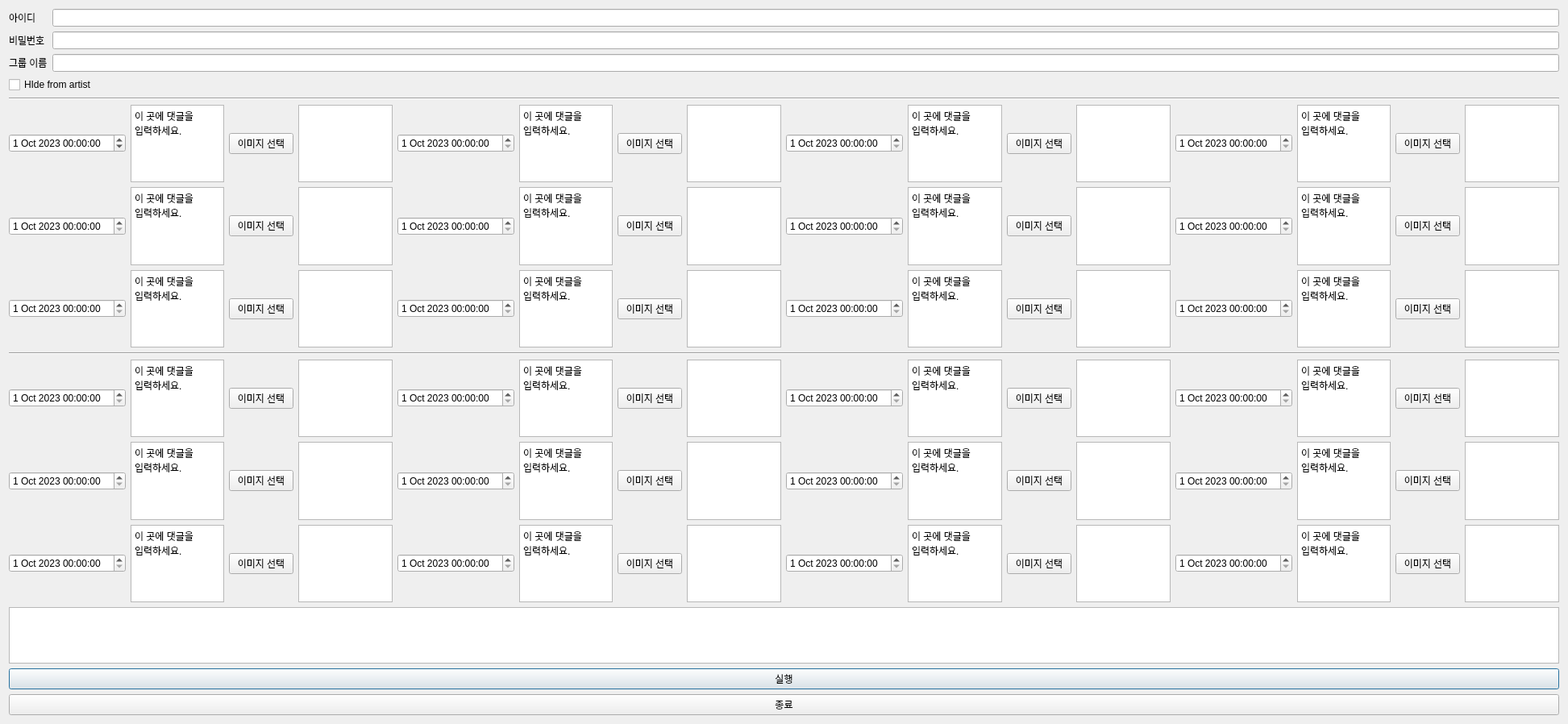
<?xml version="1.0" encoding="UTF-8"?>
<ui version="4.0">
 <class>Dialog</class>
 <widget class="QDialog" name="Dialog">
  <property name="geometry">
   <rect>
    <x>0</x>
    <y>0</y>
    <width>1945</width>
    <height>898</height>
   </rect>
  </property>
  <property name="windowTitle">
   <string>Dialog</string>
  </property>
  <layout class="QGridLayout" name="gridLayout">
   <item row="0" column="0">
    <layout class="QGridLayout" name="gridLayout_2">
     <item row="0" column="0">
      <layout class="QFormLayout" name="formLayout">
       <item row="0" column="0">
        <widget class="QLabel" name="label">
         <property name="text">
          <string>아이디</string>
         </property>
        </widget>
       </item>
       <item row="0" column="1">
        <widget class="QLineEdit" name="id"/>
       </item>
       <item row="1" column="0">
        <widget class="QLabel" name="label_2">
         <property name="text">
          <string>비밀번호</string>
         </property>
        </widget>
       </item>
       <item row="1" column="1">
        <widget class="QLineEdit" name="pw"/>
       </item>
       <item row="2" column="0">
        <widget class="QLabel" name="label_3">
         <property name="text">
          <string>그룹 이름</string>
         </property>
        </widget>
       </item>
       <item row="2" column="1">
        <widget class="QLineEdit" name="group"/>
       </item>
      </layout>
     </item>
     <item row="2" column="0">
      <widget class="Line" name="line">
       <property name="orientation">
        <enum>Qt::Horizontal</enum>
       </property>
      </widget>
     </item>
     <item row="6" column="0">
      <layout class="QVBoxLayout" name="verticalLayout_2">
       <item>
        <widget class="QPushButton" name="start_btn">
         <property name="text">
          <string>실행</string>
         </property>
        </widget>
       </item>
       <item>
        <widget class="QPushButton" name="close_btn">
         <property name="text">
          <string>종료</string>
         </property>
        </widget>
       </item>
      </layout>
     </item>
     <item row="5" column="0">
      <widget class="QTextBrowser" name="textBrowser"/>
     </item>
     <item row="4" column="0">
      <layout class="QVBoxLayout" name="verticalLayout">
       <item>
        <layout class="QHBoxLayout" name="horizontalLayout_2">
         <item>
          <layout class="QGridLayout" name="gridLayout_3">
           <item row="0" column="1">
            <widget class="QTextEdit" name="comment_1">
             <property name="html">
              <string>&lt;!DOCTYPE HTML PUBLIC &quot;-//W3C//DTD HTML 4.0//EN&quot; &quot;http://www.w3.org/TR/REC-html40/strict.dtd&quot;&gt;
&lt;html&gt;&lt;head&gt;&lt;meta name=&quot;qrichtext&quot; content=&quot;1&quot; /&gt;&lt;style type=&quot;text/css&quot;&gt;
p, li { white-space: pre-wrap; }
&lt;/style&gt;&lt;/head&gt;&lt;body style=&quot; font-family:'Gulim'; font-size:9pt; font-weight:400; font-style:normal;&quot;&gt;
&lt;p style=&quot; margin-top:0px; margin-bottom:0px; margin-left:0px; margin-right:0px; -qt-block-indent:0; text-indent:0px;&quot;&gt;이 곳에 댓글을 입력하세요.&lt;/p&gt;&lt;/body&gt;&lt;/html&gt;</string>
             </property>
            </widget>
           </item>
           <item row="1" column="1">
            <widget class="QTextEdit" name="comment_2">
             <property name="html">
              <string>&lt;!DOCTYPE HTML PUBLIC &quot;-//W3C//DTD HTML 4.0//EN&quot; &quot;http://www.w3.org/TR/REC-html40/strict.dtd&quot;&gt;
&lt;html&gt;&lt;head&gt;&lt;meta name=&quot;qrichtext&quot; content=&quot;1&quot; /&gt;&lt;style type=&quot;text/css&quot;&gt;
p, li { white-space: pre-wrap; }
&lt;/style&gt;&lt;/head&gt;&lt;body style=&quot; font-family:'Gulim'; font-size:9pt; font-weight:400; font-style:normal;&quot;&gt;
&lt;p style=&quot; margin-top:0px; margin-bottom:0px; margin-left:0px; margin-right:0px; -qt-block-indent:0; text-indent:0px;&quot;&gt;이 곳에 댓글을 입력하세요.&lt;/p&gt;&lt;/body&gt;&lt;/html&gt;</string>
             </property>
            </widget>
           </item>
           <item row="2" column="1">
            <widget class="QTextEdit" name="comment_3">
             <property name="html">
              <string>&lt;!DOCTYPE HTML PUBLIC &quot;-//W3C//DTD HTML 4.0//EN&quot; &quot;http://www.w3.org/TR/REC-html40/strict.dtd&quot;&gt;
&lt;html&gt;&lt;head&gt;&lt;meta name=&quot;qrichtext&quot; content=&quot;1&quot; /&gt;&lt;style type=&quot;text/css&quot;&gt;
p, li { white-space: pre-wrap; }
&lt;/style&gt;&lt;/head&gt;&lt;body style=&quot; font-family:'Gulim'; font-size:9pt; font-weight:400; font-style:normal;&quot;&gt;
&lt;p style=&quot; margin-top:0px; margin-bottom:0px; margin-left:0px; margin-right:0px; -qt-block-indent:0; text-indent:0px;&quot;&gt;이 곳에 댓글을 입력하세요.&lt;/p&gt;&lt;/body&gt;&lt;/html&gt;</string>
             </property>
            </widget>
           </item>
           <item row="1" column="0">
            <widget class="QDateTimeEdit" name="dateTimeEdit_2">
             <property name="date">
              <date>
               <year>2023</year>
               <month>10</month>
               <day>1</day>
              </date>
             </property>
            </widget>
           </item>
           <item row="1" column="3">
            <widget class="QTextBrowser" name="path_board_2"/>
           </item>
           <item row="0" column="0">
            <widget class="QDateTimeEdit" name="dateTimeEdit_1">
             <property name="date">
              <date>
               <year>2023</year>
               <month>10</month>
               <day>1</day>
              </date>
             </property>
             <property name="currentSection">
              <enum>QDateTimeEdit::YearSection</enum>
             </property>
            </widget>
           </item>
           <item row="1" column="2">
            <widget class="QPushButton" name="file_path_2">
             <property name="text">
              <string>이미지 선택</string>
             </property>
            </widget>
           </item>
           <item row="0" column="3">
            <widget class="QTextBrowser" name="path_board_1"/>
           </item>
           <item row="0" column="2">
            <widget class="QPushButton" name="file_path_1">
             <property name="text">
              <string>이미지 선택</string>
             </property>
            </widget>
           </item>
           <item row="2" column="0">
            <widget class="QDateTimeEdit" name="dateTimeEdit_3">
             <property name="date">
              <date>
               <year>2023</year>
               <month>10</month>
               <day>1</day>
              </date>
             </property>
            </widget>
           </item>
           <item row="2" column="3">
            <widget class="QTextBrowser" name="path_board_3"/>
           </item>
           <item row="2" column="2">
            <widget class="QPushButton" name="file_path_3">
             <property name="text">
              <string>이미지 선택</string>
             </property>
            </widget>
           </item>
          </layout>
         </item>
         <item>
          <layout class="QGridLayout" name="gridLayout_4">
           <item row="0" column="3">
            <widget class="QTextBrowser" name="path_board_4"/>
           </item>
           <item row="2" column="2">
            <widget class="QPushButton" name="file_path_6">
             <property name="text">
              <string>이미지 선택</string>
             </property>
            </widget>
           </item>
           <item row="2" column="3">
            <widget class="QTextBrowser" name="path_board_6"/>
           </item>
           <item row="2" column="0">
            <widget class="QDateTimeEdit" name="dateTimeEdit_6">
             <property name="date">
              <date>
               <year>2023</year>
               <month>10</month>
               <day>1</day>
              </date>
             </property>
            </widget>
           </item>
           <item row="0" column="2">
            <widget class="QPushButton" name="file_path_4">
             <property name="text">
              <string>이미지 선택</string>
             </property>
            </widget>
           </item>
           <item row="1" column="3">
            <widget class="QTextBrowser" name="path_board_5"/>
           </item>
           <item row="0" column="0">
            <widget class="QDateTimeEdit" name="dateTimeEdit_4">
             <property name="date">
              <date>
               <year>2023</year>
               <month>10</month>
               <day>1</day>
              </date>
             </property>
            </widget>
           </item>
           <item row="1" column="0">
            <widget class="QDateTimeEdit" name="dateTimeEdit_5">
             <property name="date">
              <date>
               <year>2023</year>
               <month>10</month>
               <day>1</day>
              </date>
             </property>
            </widget>
           </item>
           <item row="1" column="2">
            <widget class="QPushButton" name="file_path_5">
             <property name="text">
              <string>이미지 선택</string>
             </property>
            </widget>
           </item>
           <item row="0" column="1">
            <widget class="QTextEdit" name="comment_4">
             <property name="html">
              <string>&lt;!DOCTYPE HTML PUBLIC &quot;-//W3C//DTD HTML 4.0//EN&quot; &quot;http://www.w3.org/TR/REC-html40/strict.dtd&quot;&gt;
&lt;html&gt;&lt;head&gt;&lt;meta name=&quot;qrichtext&quot; content=&quot;1&quot; /&gt;&lt;style type=&quot;text/css&quot;&gt;
p, li { white-space: pre-wrap; }
&lt;/style&gt;&lt;/head&gt;&lt;body style=&quot; font-family:'Gulim'; font-size:9pt; font-weight:400; font-style:normal;&quot;&gt;
&lt;p style=&quot; margin-top:0px; margin-bottom:0px; margin-left:0px; margin-right:0px; -qt-block-indent:0; text-indent:0px;&quot;&gt;이 곳에 댓글을 입력하세요.&lt;/p&gt;&lt;/body&gt;&lt;/html&gt;</string>
             </property>
            </widget>
           </item>
           <item row="1" column="1">
            <widget class="QTextEdit" name="comment_5">
             <property name="html">
              <string>&lt;!DOCTYPE HTML PUBLIC &quot;-//W3C//DTD HTML 4.0//EN&quot; &quot;http://www.w3.org/TR/REC-html40/strict.dtd&quot;&gt;
&lt;html&gt;&lt;head&gt;&lt;meta name=&quot;qrichtext&quot; content=&quot;1&quot; /&gt;&lt;style type=&quot;text/css&quot;&gt;
p, li { white-space: pre-wrap; }
&lt;/style&gt;&lt;/head&gt;&lt;body style=&quot; font-family:'Gulim'; font-size:9pt; font-weight:400; font-style:normal;&quot;&gt;
&lt;p style=&quot; margin-top:0px; margin-bottom:0px; margin-left:0px; margin-right:0px; -qt-block-indent:0; text-indent:0px;&quot;&gt;이 곳에 댓글을 입력하세요.&lt;/p&gt;&lt;/body&gt;&lt;/html&gt;</string>
             </property>
            </widget>
           </item>
           <item row="2" column="1">
            <widget class="QTextEdit" name="comment_6">
             <property name="html">
              <string>&lt;!DOCTYPE HTML PUBLIC &quot;-//W3C//DTD HTML 4.0//EN&quot; &quot;http://www.w3.org/TR/REC-html40/strict.dtd&quot;&gt;
&lt;html&gt;&lt;head&gt;&lt;meta name=&quot;qrichtext&quot; content=&quot;1&quot; /&gt;&lt;style type=&quot;text/css&quot;&gt;
p, li { white-space: pre-wrap; }
&lt;/style&gt;&lt;/head&gt;&lt;body style=&quot; font-family:'Gulim'; font-size:9pt; font-weight:400; font-style:normal;&quot;&gt;
&lt;p style=&quot; margin-top:0px; margin-bottom:0px; margin-left:0px; margin-right:0px; -qt-block-indent:0; text-indent:0px;&quot;&gt;이 곳에 댓글을 입력하세요.&lt;/p&gt;&lt;/body&gt;&lt;/html&gt;</string>
             </property>
            </widget>
           </item>
          </layout>
         </item>
         <item>
          <layout class="QGridLayout" name="gridLayout_5">
           <item row="1" column="2">
            <widget class="QPushButton" name="file_path_8">
             <property name="text">
              <string>이미지 선택</string>
             </property>
            </widget>
           </item>
           <item row="1" column="3">
            <widget class="QTextBrowser" name="path_board_8"/>
           </item>
           <item row="1" column="0">
            <widget class="QDateTimeEdit" name="dateTimeEdit_8">
             <property name="date">
              <date>
               <year>2023</year>
               <month>10</month>
               <day>1</day>
              </date>
             </property>
            </widget>
           </item>
           <item row="0" column="3">
            <widget class="QTextBrowser" name="path_board_7"/>
           </item>
           <item row="0" column="2">
            <widget class="QPushButton" name="file_path_7">
             <property name="text">
              <string>이미지 선택</string>
             </property>
            </widget>
           </item>
           <item row="0" column="0">
            <widget class="QDateTimeEdit" name="dateTimeEdit_7">
             <property name="date">
              <date>
               <year>2023</year>
               <month>10</month>
               <day>1</day>
              </date>
             </property>
            </widget>
           </item>
           <item row="2" column="0">
            <widget class="QDateTimeEdit" name="dateTimeEdit_9">
             <property name="date">
              <date>
               <year>2023</year>
               <month>10</month>
               <day>1</day>
              </date>
             </property>
            </widget>
           </item>
           <item row="2" column="2">
            <widget class="QPushButton" name="file_path_9">
             <property name="text">
              <string>이미지 선택</string>
             </property>
            </widget>
           </item>
           <item row="2" column="3">
            <widget class="QTextBrowser" name="path_board_9"/>
           </item>
           <item row="0" column="1">
            <widget class="QTextEdit" name="comment_7">
             <property name="html">
              <string>&lt;!DOCTYPE HTML PUBLIC &quot;-//W3C//DTD HTML 4.0//EN&quot; &quot;http://www.w3.org/TR/REC-html40/strict.dtd&quot;&gt;
&lt;html&gt;&lt;head&gt;&lt;meta name=&quot;qrichtext&quot; content=&quot;1&quot; /&gt;&lt;style type=&quot;text/css&quot;&gt;
p, li { white-space: pre-wrap; }
&lt;/style&gt;&lt;/head&gt;&lt;body style=&quot; font-family:'Gulim'; font-size:9pt; font-weight:400; font-style:normal;&quot;&gt;
&lt;p style=&quot; margin-top:0px; margin-bottom:0px; margin-left:0px; margin-right:0px; -qt-block-indent:0; text-indent:0px;&quot;&gt;이 곳에 댓글을 입력하세요.&lt;/p&gt;&lt;/body&gt;&lt;/html&gt;</string>
             </property>
            </widget>
           </item>
           <item row="1" column="1">
            <widget class="QTextEdit" name="comment_8">
             <property name="html">
              <string>&lt;!DOCTYPE HTML PUBLIC &quot;-//W3C//DTD HTML 4.0//EN&quot; &quot;http://www.w3.org/TR/REC-html40/strict.dtd&quot;&gt;
&lt;html&gt;&lt;head&gt;&lt;meta name=&quot;qrichtext&quot; content=&quot;1&quot; /&gt;&lt;style type=&quot;text/css&quot;&gt;
p, li { white-space: pre-wrap; }
&lt;/style&gt;&lt;/head&gt;&lt;body style=&quot; font-family:'Gulim'; font-size:9pt; font-weight:400; font-style:normal;&quot;&gt;
&lt;p style=&quot; margin-top:0px; margin-bottom:0px; margin-left:0px; margin-right:0px; -qt-block-indent:0; text-indent:0px;&quot;&gt;이 곳에 댓글을 입력하세요.&lt;/p&gt;&lt;/body&gt;&lt;/html&gt;</string>
             </property>
            </widget>
           </item>
           <item row="2" column="1">
            <widget class="QTextEdit" name="comment_9">
             <property name="html">
              <string>&lt;!DOCTYPE HTML PUBLIC &quot;-//W3C//DTD HTML 4.0//EN&quot; &quot;http://www.w3.org/TR/REC-html40/strict.dtd&quot;&gt;
&lt;html&gt;&lt;head&gt;&lt;meta name=&quot;qrichtext&quot; content=&quot;1&quot; /&gt;&lt;style type=&quot;text/css&quot;&gt;
p, li { white-space: pre-wrap; }
&lt;/style&gt;&lt;/head&gt;&lt;body style=&quot; font-family:'Gulim'; font-size:9pt; font-weight:400; font-style:normal;&quot;&gt;
&lt;p style=&quot; margin-top:0px; margin-bottom:0px; margin-left:0px; margin-right:0px; -qt-block-indent:0; text-indent:0px;&quot;&gt;이 곳에 댓글을 입력하세요.&lt;/p&gt;&lt;/body&gt;&lt;/html&gt;</string>
             </property>
            </widget>
           </item>
          </layout>
         </item>
         <item>
          <layout class="QGridLayout" name="gridLayout_6">
           <item row="0" column="3">
            <widget class="QTextBrowser" name="path_board_10"/>
           </item>
           <item row="0" column="2">
            <widget class="QPushButton" name="file_path_10">
             <property name="text">
              <string>이미지 선택</string>
             </property>
            </widget>
           </item>
           <item row="1" column="2">
            <widget class="QPushButton" name="file_path_11">
             <property name="text">
              <string>이미지 선택</string>
             </property>
            </widget>
           </item>
           <item row="1" column="0">
            <widget class="QDateTimeEdit" name="dateTimeEdit_11">
             <property name="date">
              <date>
               <year>2023</year>
               <month>10</month>
               <day>1</day>
              </date>
             </property>
            </widget>
           </item>
           <item row="1" column="3">
            <widget class="QTextBrowser" name="path_board_11"/>
           </item>
           <item row="2" column="0">
            <widget class="QDateTimeEdit" name="dateTimeEdit_12">
             <property name="date">
              <date>
               <year>2023</year>
               <month>10</month>
               <day>1</day>
              </date>
             </property>
            </widget>
           </item>
           <item row="2" column="3">
            <widget class="QTextBrowser" name="path_board_12"/>
           </item>
           <item row="2" column="2">
            <widget class="QPushButton" name="file_path_12">
             <property name="text">
              <string>이미지 선택</string>
             </property>
            </widget>
           </item>
           <item row="0" column="0">
            <widget class="QDateTimeEdit" name="dateTimeEdit_10">
             <property name="date">
              <date>
               <year>2023</year>
               <month>10</month>
               <day>1</day>
              </date>
             </property>
            </widget>
           </item>
           <item row="0" column="1">
            <widget class="QTextEdit" name="comment_10">
             <property name="html">
              <string>&lt;!DOCTYPE HTML PUBLIC &quot;-//W3C//DTD HTML 4.0//EN&quot; &quot;http://www.w3.org/TR/REC-html40/strict.dtd&quot;&gt;
&lt;html&gt;&lt;head&gt;&lt;meta name=&quot;qrichtext&quot; content=&quot;1&quot; /&gt;&lt;style type=&quot;text/css&quot;&gt;
p, li { white-space: pre-wrap; }
&lt;/style&gt;&lt;/head&gt;&lt;body style=&quot; font-family:'Gulim'; font-size:9pt; font-weight:400; font-style:normal;&quot;&gt;
&lt;p style=&quot; margin-top:0px; margin-bottom:0px; margin-left:0px; margin-right:0px; -qt-block-indent:0; text-indent:0px;&quot;&gt;이 곳에 댓글을 입력하세요.&lt;/p&gt;&lt;/body&gt;&lt;/html&gt;</string>
             </property>
            </widget>
           </item>
           <item row="1" column="1">
            <widget class="QTextEdit" name="comment_11">
             <property name="html">
              <string>&lt;!DOCTYPE HTML PUBLIC &quot;-//W3C//DTD HTML 4.0//EN&quot; &quot;http://www.w3.org/TR/REC-html40/strict.dtd&quot;&gt;
&lt;html&gt;&lt;head&gt;&lt;meta name=&quot;qrichtext&quot; content=&quot;1&quot; /&gt;&lt;style type=&quot;text/css&quot;&gt;
p, li { white-space: pre-wrap; }
&lt;/style&gt;&lt;/head&gt;&lt;body style=&quot; font-family:'Gulim'; font-size:9pt; font-weight:400; font-style:normal;&quot;&gt;
&lt;p style=&quot; margin-top:0px; margin-bottom:0px; margin-left:0px; margin-right:0px; -qt-block-indent:0; text-indent:0px;&quot;&gt;이 곳에 댓글을 입력하세요.&lt;/p&gt;&lt;/body&gt;&lt;/html&gt;</string>
             </property>
            </widget>
           </item>
           <item row="2" column="1">
            <widget class="QTextEdit" name="comment_12">
             <property name="html">
              <string>&lt;!DOCTYPE HTML PUBLIC &quot;-//W3C//DTD HTML 4.0//EN&quot; &quot;http://www.w3.org/TR/REC-html40/strict.dtd&quot;&gt;
&lt;html&gt;&lt;head&gt;&lt;meta name=&quot;qrichtext&quot; content=&quot;1&quot; /&gt;&lt;style type=&quot;text/css&quot;&gt;
p, li { white-space: pre-wrap; }
&lt;/style&gt;&lt;/head&gt;&lt;body style=&quot; font-family:'Gulim'; font-size:9pt; font-weight:400; font-style:normal;&quot;&gt;
&lt;p style=&quot; margin-top:0px; margin-bottom:0px; margin-left:0px; margin-right:0px; -qt-block-indent:0; text-indent:0px;&quot;&gt;이 곳에 댓글을 입력하세요.&lt;/p&gt;&lt;/body&gt;&lt;/html&gt;</string>
             </property>
            </widget>
           </item>
          </layout>
         </item>
        </layout>
       </item>
       <item>
        <widget class="Line" name="line_2">
         <property name="orientation">
          <enum>Qt::Horizontal</enum>
         </property>
        </widget>
       </item>
       <item>
        <layout class="QHBoxLayout" name="horizontalLayout_3">
         <item>
          <layout class="QGridLayout" name="gridLayout_7">
           <item row="0" column="3">
            <widget class="QTextBrowser" name="path_board_13"/>
           </item>
           <item row="2" column="3">
            <widget class="QTextBrowser" name="path_board_15"/>
           </item>
           <item row="2" column="2">
            <widget class="QPushButton" name="file_path_15">
             <property name="text">
              <string>이미지 선택</string>
             </property>
            </widget>
           </item>
           <item row="0" column="2">
            <widget class="QPushButton" name="file_path_13">
             <property name="text">
              <string>이미지 선택</string>
             </property>
            </widget>
           </item>
           <item row="0" column="0">
            <widget class="QDateTimeEdit" name="dateTimeEdit_13">
             <property name="date">
              <date>
               <year>2023</year>
               <month>10</month>
               <day>1</day>
              </date>
             </property>
            </widget>
           </item>
           <item row="2" column="0">
            <widget class="QDateTimeEdit" name="dateTimeEdit_15">
             <property name="date">
              <date>
               <year>2023</year>
               <month>10</month>
               <day>1</day>
              </date>
             </property>
            </widget>
           </item>
           <item row="1" column="2">
            <widget class="QPushButton" name="file_path_14">
             <property name="text">
              <string>이미지 선택</string>
             </property>
            </widget>
           </item>
           <item row="1" column="0">
            <widget class="QDateTimeEdit" name="dateTimeEdit_14">
             <property name="date">
              <date>
               <year>2023</year>
               <month>10</month>
               <day>1</day>
              </date>
             </property>
            </widget>
           </item>
           <item row="1" column="3">
            <widget class="QTextBrowser" name="path_board_14"/>
           </item>
           <item row="0" column="1">
            <widget class="QTextEdit" name="comment_13">
             <property name="html">
              <string>&lt;!DOCTYPE HTML PUBLIC &quot;-//W3C//DTD HTML 4.0//EN&quot; &quot;http://www.w3.org/TR/REC-html40/strict.dtd&quot;&gt;
&lt;html&gt;&lt;head&gt;&lt;meta name=&quot;qrichtext&quot; content=&quot;1&quot; /&gt;&lt;style type=&quot;text/css&quot;&gt;
p, li { white-space: pre-wrap; }
&lt;/style&gt;&lt;/head&gt;&lt;body style=&quot; font-family:'Gulim'; font-size:9pt; font-weight:400; font-style:normal;&quot;&gt;
&lt;p style=&quot; margin-top:0px; margin-bottom:0px; margin-left:0px; margin-right:0px; -qt-block-indent:0; text-indent:0px;&quot;&gt;이 곳에 댓글을 입력하세요.&lt;/p&gt;&lt;/body&gt;&lt;/html&gt;</string>
             </property>
            </widget>
           </item>
           <item row="1" column="1">
            <widget class="QTextEdit" name="comment_14">
             <property name="html">
              <string>&lt;!DOCTYPE HTML PUBLIC &quot;-//W3C//DTD HTML 4.0//EN&quot; &quot;http://www.w3.org/TR/REC-html40/strict.dtd&quot;&gt;
&lt;html&gt;&lt;head&gt;&lt;meta name=&quot;qrichtext&quot; content=&quot;1&quot; /&gt;&lt;style type=&quot;text/css&quot;&gt;
p, li { white-space: pre-wrap; }
&lt;/style&gt;&lt;/head&gt;&lt;body style=&quot; font-family:'Gulim'; font-size:9pt; font-weight:400; font-style:normal;&quot;&gt;
&lt;p style=&quot; margin-top:0px; margin-bottom:0px; margin-left:0px; margin-right:0px; -qt-block-indent:0; text-indent:0px;&quot;&gt;이 곳에 댓글을 입력하세요.&lt;/p&gt;&lt;/body&gt;&lt;/html&gt;</string>
             </property>
            </widget>
           </item>
           <item row="2" column="1">
            <widget class="QTextEdit" name="comment_15">
             <property name="html">
              <string>&lt;!DOCTYPE HTML PUBLIC &quot;-//W3C//DTD HTML 4.0//EN&quot; &quot;http://www.w3.org/TR/REC-html40/strict.dtd&quot;&gt;
&lt;html&gt;&lt;head&gt;&lt;meta name=&quot;qrichtext&quot; content=&quot;1&quot; /&gt;&lt;style type=&quot;text/css&quot;&gt;
p, li { white-space: pre-wrap; }
&lt;/style&gt;&lt;/head&gt;&lt;body style=&quot; font-family:'Gulim'; font-size:9pt; font-weight:400; font-style:normal;&quot;&gt;
&lt;p style=&quot; margin-top:0px; margin-bottom:0px; margin-left:0px; margin-right:0px; -qt-block-indent:0; text-indent:0px;&quot;&gt;이 곳에 댓글을 입력하세요.&lt;/p&gt;&lt;/body&gt;&lt;/html&gt;</string>
             </property>
            </widget>
           </item>
          </layout>
         </item>
         <item>
          <layout class="QGridLayout" name="gridLayout_8">
           <item row="1" column="0">
            <widget class="QDateTimeEdit" name="dateTimeEdit_17">
             <property name="date">
              <date>
               <year>2023</year>
               <month>10</month>
               <day>1</day>
              </date>
             </property>
            </widget>
           </item>
           <item row="1" column="3">
            <widget class="QTextBrowser" name="path_board_17"/>
           </item>
           <item row="1" column="2">
            <widget class="QPushButton" name="file_path_17">
             <property name="text">
              <string>이미지 선택</string>
             </property>
            </widget>
           </item>
           <item row="0" column="2">
            <widget class="QPushButton" name="file_path_16">
             <property name="text">
              <string>이미지 선택</string>
             </property>
            </widget>
           </item>
           <item row="0" column="3">
            <widget class="QTextBrowser" name="path_board_16"/>
           </item>
           <item row="0" column="0">
            <widget class="QDateTimeEdit" name="dateTimeEdit_16">
             <property name="date">
              <date>
               <year>2023</year>
               <month>10</month>
               <day>1</day>
              </date>
             </property>
            </widget>
           </item>
           <item row="2" column="0">
            <widget class="QDateTimeEdit" name="dateTimeEdit_18">
             <property name="date">
              <date>
               <year>2023</year>
               <month>10</month>
               <day>1</day>
              </date>
             </property>
            </widget>
           </item>
           <item row="2" column="2">
            <widget class="QPushButton" name="file_path_18">
             <property name="text">
              <string>이미지 선택</string>
             </property>
            </widget>
           </item>
           <item row="2" column="3">
            <widget class="QTextBrowser" name="path_board_18"/>
           </item>
           <item row="0" column="1">
            <widget class="QTextEdit" name="comment_16">
             <property name="html">
              <string>&lt;!DOCTYPE HTML PUBLIC &quot;-//W3C//DTD HTML 4.0//EN&quot; &quot;http://www.w3.org/TR/REC-html40/strict.dtd&quot;&gt;
&lt;html&gt;&lt;head&gt;&lt;meta name=&quot;qrichtext&quot; content=&quot;1&quot; /&gt;&lt;style type=&quot;text/css&quot;&gt;
p, li { white-space: pre-wrap; }
&lt;/style&gt;&lt;/head&gt;&lt;body style=&quot; font-family:'Gulim'; font-size:9pt; font-weight:400; font-style:normal;&quot;&gt;
&lt;p style=&quot; margin-top:0px; margin-bottom:0px; margin-left:0px; margin-right:0px; -qt-block-indent:0; text-indent:0px;&quot;&gt;이 곳에 댓글을 입력하세요.&lt;/p&gt;&lt;/body&gt;&lt;/html&gt;</string>
             </property>
            </widget>
           </item>
           <item row="1" column="1">
            <widget class="QTextEdit" name="comment_17">
             <property name="html">
              <string>&lt;!DOCTYPE HTML PUBLIC &quot;-//W3C//DTD HTML 4.0//EN&quot; &quot;http://www.w3.org/TR/REC-html40/strict.dtd&quot;&gt;
&lt;html&gt;&lt;head&gt;&lt;meta name=&quot;qrichtext&quot; content=&quot;1&quot; /&gt;&lt;style type=&quot;text/css&quot;&gt;
p, li { white-space: pre-wrap; }
&lt;/style&gt;&lt;/head&gt;&lt;body style=&quot; font-family:'Gulim'; font-size:9pt; font-weight:400; font-style:normal;&quot;&gt;
&lt;p style=&quot; margin-top:0px; margin-bottom:0px; margin-left:0px; margin-right:0px; -qt-block-indent:0; text-indent:0px;&quot;&gt;이 곳에 댓글을 입력하세요.&lt;/p&gt;&lt;/body&gt;&lt;/html&gt;</string>
             </property>
            </widget>
           </item>
           <item row="2" column="1">
            <widget class="QTextEdit" name="comment_18">
             <property name="html">
              <string>&lt;!DOCTYPE HTML PUBLIC &quot;-//W3C//DTD HTML 4.0//EN&quot; &quot;http://www.w3.org/TR/REC-html40/strict.dtd&quot;&gt;
&lt;html&gt;&lt;head&gt;&lt;meta name=&quot;qrichtext&quot; content=&quot;1&quot; /&gt;&lt;style type=&quot;text/css&quot;&gt;
p, li { white-space: pre-wrap; }
&lt;/style&gt;&lt;/head&gt;&lt;body style=&quot; font-family:'Gulim'; font-size:9pt; font-weight:400; font-style:normal;&quot;&gt;
&lt;p style=&quot; margin-top:0px; margin-bottom:0px; margin-left:0px; margin-right:0px; -qt-block-indent:0; text-indent:0px;&quot;&gt;이 곳에 댓글을 입력하세요.&lt;/p&gt;&lt;/body&gt;&lt;/html&gt;</string>
             </property>
            </widget>
           </item>
          </layout>
         </item>
         <item>
          <layout class="QGridLayout" name="gridLayout_9">
           <item row="0" column="2">
            <widget class="QPushButton" name="file_path_19">
             <property name="text">
              <string>이미지 선택</string>
             </property>
            </widget>
           </item>
           <item row="0" column="0">
            <widget class="QDateTimeEdit" name="dateTimeEdit_19">
             <property name="date">
              <date>
               <year>2023</year>
               <month>10</month>
               <day>1</day>
              </date>
             </property>
            </widget>
           </item>
           <item row="0" column="3">
            <widget class="QTextBrowser" name="path_board_19"/>
           </item>
           <item row="1" column="0">
            <widget class="QDateTimeEdit" name="dateTimeEdit_20">
             <property name="date">
              <date>
               <year>2023</year>
               <month>10</month>
               <day>1</day>
              </date>
             </property>
            </widget>
           </item>
           <item row="1" column="3">
            <widget class="QTextBrowser" name="path_board_20"/>
           </item>
           <item row="1" column="2">
            <widget class="QPushButton" name="file_path_20">
             <property name="text">
              <string>이미지 선택</string>
             </property>
            </widget>
           </item>
           <item row="2" column="0">
            <widget class="QDateTimeEdit" name="dateTimeEdit_21">
             <property name="date">
              <date>
               <year>2023</year>
               <month>10</month>
               <day>1</day>
              </date>
             </property>
            </widget>
           </item>
           <item row="2" column="2">
            <widget class="QPushButton" name="file_path_21">
             <property name="text">
              <string>이미지 선택</string>
             </property>
            </widget>
           </item>
           <item row="2" column="3">
            <widget class="QTextBrowser" name="path_board_21"/>
           </item>
           <item row="0" column="1">
            <widget class="QTextEdit" name="comment_19">
             <property name="html">
              <string>&lt;!DOCTYPE HTML PUBLIC &quot;-//W3C//DTD HTML 4.0//EN&quot; &quot;http://www.w3.org/TR/REC-html40/strict.dtd&quot;&gt;
&lt;html&gt;&lt;head&gt;&lt;meta name=&quot;qrichtext&quot; content=&quot;1&quot; /&gt;&lt;style type=&quot;text/css&quot;&gt;
p, li { white-space: pre-wrap; }
&lt;/style&gt;&lt;/head&gt;&lt;body style=&quot; font-family:'Gulim'; font-size:9pt; font-weight:400; font-style:normal;&quot;&gt;
&lt;p style=&quot; margin-top:0px; margin-bottom:0px; margin-left:0px; margin-right:0px; -qt-block-indent:0; text-indent:0px;&quot;&gt;이 곳에 댓글을 입력하세요.&lt;/p&gt;&lt;/body&gt;&lt;/html&gt;</string>
             </property>
            </widget>
           </item>
           <item row="1" column="1">
            <widget class="QTextEdit" name="comment_20">
             <property name="html">
              <string>&lt;!DOCTYPE HTML PUBLIC &quot;-//W3C//DTD HTML 4.0//EN&quot; &quot;http://www.w3.org/TR/REC-html40/strict.dtd&quot;&gt;
&lt;html&gt;&lt;head&gt;&lt;meta name=&quot;qrichtext&quot; content=&quot;1&quot; /&gt;&lt;style type=&quot;text/css&quot;&gt;
p, li { white-space: pre-wrap; }
&lt;/style&gt;&lt;/head&gt;&lt;body style=&quot; font-family:'Gulim'; font-size:9pt; font-weight:400; font-style:normal;&quot;&gt;
&lt;p style=&quot; margin-top:0px; margin-bottom:0px; margin-left:0px; margin-right:0px; -qt-block-indent:0; text-indent:0px;&quot;&gt;이 곳에 댓글을 입력하세요.&lt;/p&gt;&lt;/body&gt;&lt;/html&gt;</string>
             </property>
            </widget>
           </item>
           <item row="2" column="1">
            <widget class="QTextEdit" name="comment_21">
             <property name="html">
              <string>&lt;!DOCTYPE HTML PUBLIC &quot;-//W3C//DTD HTML 4.0//EN&quot; &quot;http://www.w3.org/TR/REC-html40/strict.dtd&quot;&gt;
&lt;html&gt;&lt;head&gt;&lt;meta name=&quot;qrichtext&quot; content=&quot;1&quot; /&gt;&lt;style type=&quot;text/css&quot;&gt;
p, li { white-space: pre-wrap; }
&lt;/style&gt;&lt;/head&gt;&lt;body style=&quot; font-family:'Gulim'; font-size:9pt; font-weight:400; font-style:normal;&quot;&gt;
&lt;p style=&quot; margin-top:0px; margin-bottom:0px; margin-left:0px; margin-right:0px; -qt-block-indent:0; text-indent:0px;&quot;&gt;이 곳에 댓글을 입력하세요.&lt;/p&gt;&lt;/body&gt;&lt;/html&gt;</string>
             </property>
            </widget>
           </item>
          </layout>
         </item>
         <item>
          <layout class="QGridLayout" name="gridLayout_10">
           <item row="1" column="2">
            <widget class="QPushButton" name="file_path_23">
             <property name="text">
              <string>이미지 선택</string>
             </property>
            </widget>
           </item>
           <item row="0" column="3">
            <widget class="QTextBrowser" name="path_board_22"/>
           </item>
           <item row="1" column="0">
            <widget class="QDateTimeEdit" name="dateTimeEdit_23">
             <property name="date">
              <date>
               <year>2023</year>
               <month>10</month>
               <day>1</day>
              </date>
             </property>
            </widget>
           </item>
           <item row="1" column="3">
            <widget class="QTextBrowser" name="path_board_23"/>
           </item>
           <item row="0" column="2">
            <widget class="QPushButton" name="file_path_22">
             <property name="text">
              <string>이미지 선택</string>
             </property>
            </widget>
           </item>
           <item row="2" column="3">
            <widget class="QTextBrowser" name="path_board_24"/>
           </item>
           <item row="2" column="0">
            <widget class="QDateTimeEdit" name="dateTimeEdit_24">
             <property name="date">
              <date>
               <year>2023</year>
               <month>10</month>
               <day>1</day>
              </date>
             </property>
            </widget>
           </item>
           <item row="2" column="2">
            <widget class="QPushButton" name="file_path_24">
             <property name="text">
              <string>이미지 선택</string>
             </property>
            </widget>
           </item>
           <item row="0" column="0">
            <widget class="QDateTimeEdit" name="dateTimeEdit_22">
             <property name="date">
              <date>
               <year>2023</year>
               <month>10</month>
               <day>1</day>
              </date>
             </property>
            </widget>
           </item>
           <item row="0" column="1">
            <widget class="QTextEdit" name="comment_22">
             <property name="html">
              <string>&lt;!DOCTYPE HTML PUBLIC &quot;-//W3C//DTD HTML 4.0//EN&quot; &quot;http://www.w3.org/TR/REC-html40/strict.dtd&quot;&gt;
&lt;html&gt;&lt;head&gt;&lt;meta name=&quot;qrichtext&quot; content=&quot;1&quot; /&gt;&lt;style type=&quot;text/css&quot;&gt;
p, li { white-space: pre-wrap; }
&lt;/style&gt;&lt;/head&gt;&lt;body style=&quot; font-family:'Gulim'; font-size:9pt; font-weight:400; font-style:normal;&quot;&gt;
&lt;p style=&quot; margin-top:0px; margin-bottom:0px; margin-left:0px; margin-right:0px; -qt-block-indent:0; text-indent:0px;&quot;&gt;이 곳에 댓글을 입력하세요.&lt;/p&gt;&lt;/body&gt;&lt;/html&gt;</string>
             </property>
            </widget>
           </item>
           <item row="1" column="1">
            <widget class="QTextEdit" name="comment_23">
             <property name="html">
              <string>&lt;!DOCTYPE HTML PUBLIC &quot;-//W3C//DTD HTML 4.0//EN&quot; &quot;http://www.w3.org/TR/REC-html40/strict.dtd&quot;&gt;
&lt;html&gt;&lt;head&gt;&lt;meta name=&quot;qrichtext&quot; content=&quot;1&quot; /&gt;&lt;style type=&quot;text/css&quot;&gt;
p, li { white-space: pre-wrap; }
&lt;/style&gt;&lt;/head&gt;&lt;body style=&quot; font-family:'Gulim'; font-size:9pt; font-weight:400; font-style:normal;&quot;&gt;
&lt;p style=&quot; margin-top:0px; margin-bottom:0px; margin-left:0px; margin-right:0px; -qt-block-indent:0; text-indent:0px;&quot;&gt;이 곳에 댓글을 입력하세요.&lt;/p&gt;&lt;/body&gt;&lt;/html&gt;</string>
             </property>
            </widget>
           </item>
           <item row="2" column="1">
            <widget class="QTextEdit" name="comment_24">
             <property name="html">
              <string>&lt;!DOCTYPE HTML PUBLIC &quot;-//W3C//DTD HTML 4.0//EN&quot; &quot;http://www.w3.org/TR/REC-html40/strict.dtd&quot;&gt;
&lt;html&gt;&lt;head&gt;&lt;meta name=&quot;qrichtext&quot; content=&quot;1&quot; /&gt;&lt;style type=&quot;text/css&quot;&gt;
p, li { white-space: pre-wrap; }
&lt;/style&gt;&lt;/head&gt;&lt;body style=&quot; font-family:'Gulim'; font-size:9pt; font-weight:400; font-style:normal;&quot;&gt;
&lt;p style=&quot; margin-top:0px; margin-bottom:0px; margin-left:0px; margin-right:0px; -qt-block-indent:0; text-indent:0px;&quot;&gt;이 곳에 댓글을 입력하세요.&lt;/p&gt;&lt;/body&gt;&lt;/html&gt;</string>
             </property>
            </widget>
           </item>
          </layout>
         </item>
        </layout>
       </item>
       <item>
        <layout class="QHBoxLayout" name="horizontalLayout_4"/>
       </item>
      </layout>
     </item>
     <item row="1" column="0">
      <widget class="QCheckBox" name="hide_from_artist">
       <property name="text">
        <string>HIde from artist</string>
       </property>
      </widget>
     </item>
    </layout>
   </item>
  </layout>
 </widget>
 <resources/>
 <connections/>
</ui>
